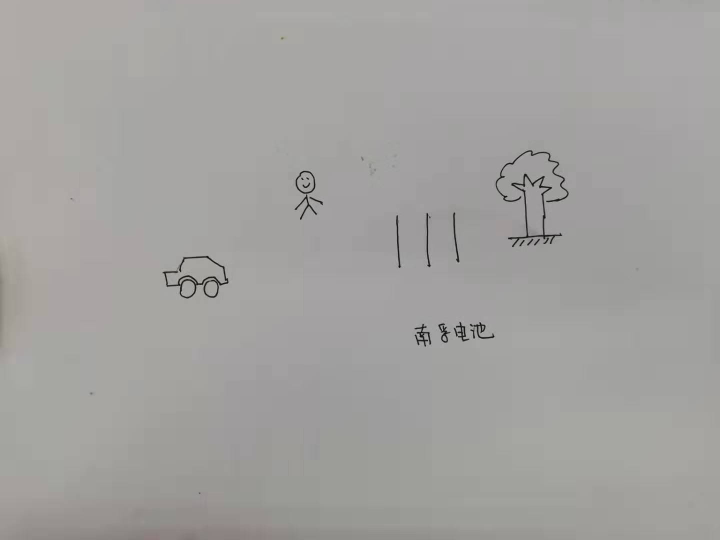
#> input picture test/pic3.jpg, 1440 x 1080 px (shown at 1/2 size)
$ python test.py
#> lines starting #> are read from the running program, lines starting #| are printed output that depends on the picture
import cv2
from ORB_VO.orb import ORBDetector
import numpy as np
import math
from scipy.optimize import least_squares

PLOT_TRAJECTORY = True


def project_pixel_to_point(w, intrin, pixel, depth):
    """Rewritten deprojection function by me.
     reference : https://github.com/IntelRealSense/librealsense/blob/5e73f7bb906a3cbec8ae43e888f182cc56c18692/include/librealsense2/rsutil.h#L15"""
    x = (pixel[0] - intrin.ppx) / intrin.fx
    y = (pixel[1] - intrin.ppy) / intrin.fy

    w[0] = depth * x
    w[1] = depth * y
    w[2] = depth


class Intrinsic:
    def __init__(self):
        self.fx = 616.54541015625
        self.fy = 616.6361694335938
        self.height = 480
        self.width = 640
        self.ppx = 323.82830810546875
        self.ppy = 230.9412078857422
        self.model = -1


if __name__ == "__main__":
    pic1 = cv2.imread("pic3.jpg")
#> pic1 is the input picture: shape (1080, 1440, 3); mean B, G, R 159.5, 161.4, 162.7
    pic1 = cv2.resize(pic1, (640, 480))
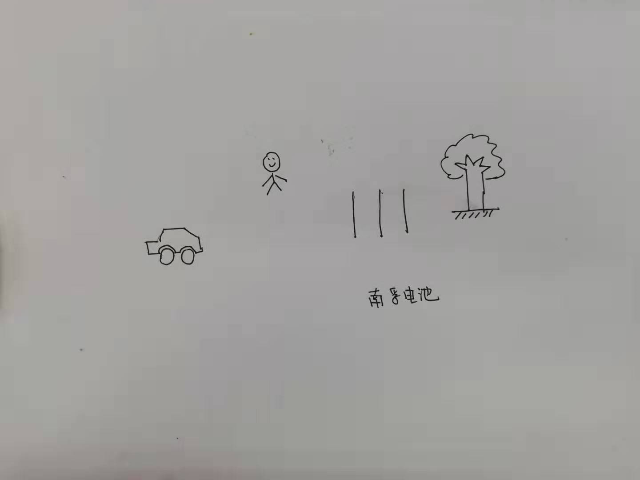
#> pic1: shape (480, 640, 3); mean B, G, R 159.5, 161.4, 162.7
    pic2 = cv2.imread("pic4.jpg")
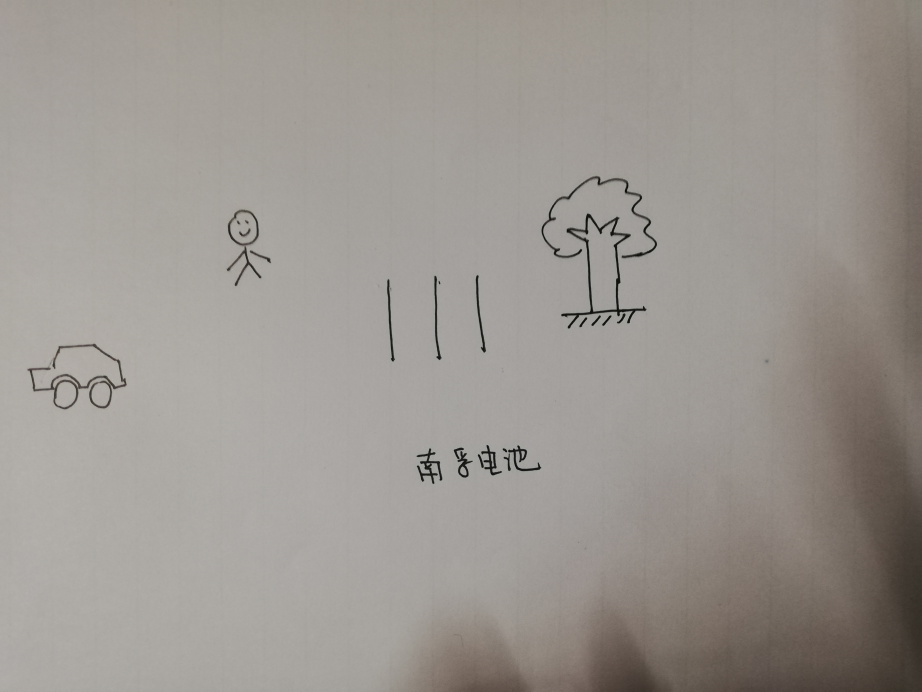
#> input picture test/pic4.jpg, 4608 x 3456 px (shown at 1/5 size)
#> pic2 is the input picture: shape (3456, 4608, 3); mean B, G, R 145.4, 150.9, 156.1
    pic2 = cv2.resize(pic2, (640, 480))
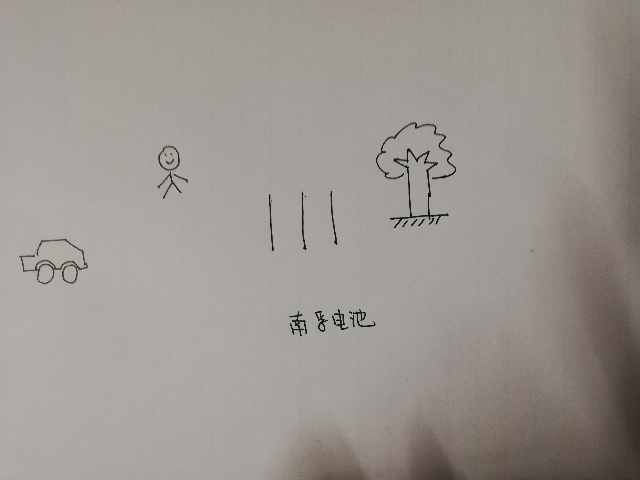
#> pic2: shape (480, 640, 3); mean B, G, R 145.3, 150.8, 156

    intrin = Intrinsic()
#> (the run stopped early here; a loop or call above may not have finished)
